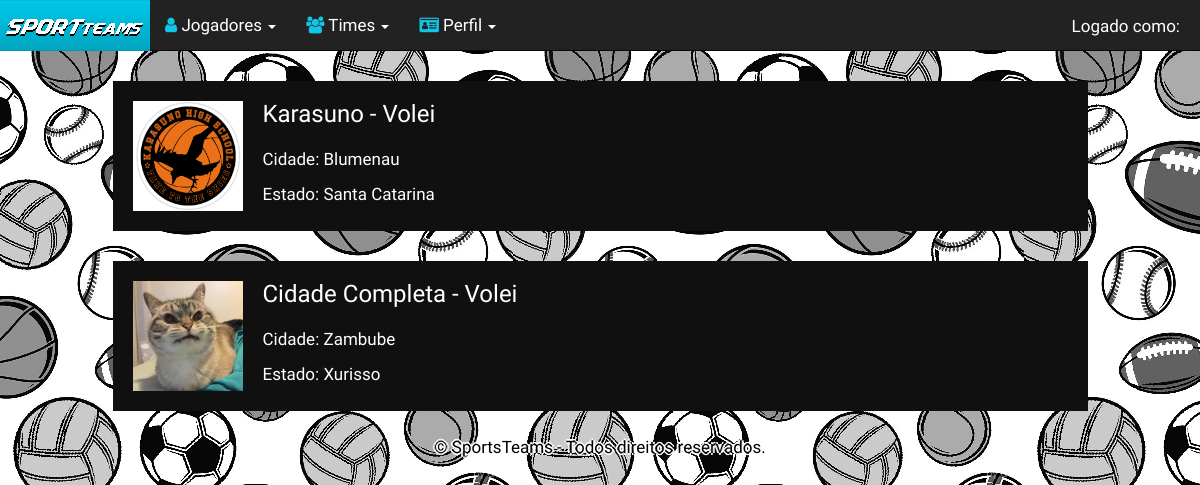
The app's page /times_volei.php (signed in) with its own data.
### tables this page shows
CREATE TABLE `time` (
  `id` int(11) NOT NULL,
  `nome_time` varchar(80) DEFAULT NULL,
  `cidade_time` varchar(80) DEFAULT NULL,
  `estado_time` varchar(80) DEFAULT NULL,
  `time_esporte` varchar(50) DEFAULT NULL,
  `imagem_time` varchar(100) DEFAULT NULL,
  `fk_usuario` int(11) DEFAULT NULL
);

### times_volei.php (the view)
<?php
include('./cabecalho_nav.php');
?>
<div class="container">
    <?php
    require 'conexao.php';
    $sql = "
        SELECT
        t.nome_time,
        t.time_esporte,
        t.cidade_time,
        t.estado_time,
        t.imagem_time
        FROM
            time t
        WHERE t.time_esporte = 'Volei';";
    $sqlResult = mysqli_query($conexao, $sql);
    while ($arrayUsuario = mysqli_fetch_assoc($sqlResult)) {
        ?>
        <div class="row">
            <div  class="col-md-10 jogador">
                <div style="float:left;">
                    <img src="<?php echo 'img/uploads/times/'.$arrayUsuario['imagem_time'];?>" alt="Emblema do Time" height="110" width="110">
                </div>
                <div class="div_info_margin">
                    <h3><?php echo $arrayUsuario['nome_time'] ?> - <?php echo $arrayUsuario['time_esporte'] ?></h3>
                    <p>Cidade: <?php echo $arrayUsuario['cidade_time'] ?></p>
                    <p>Estado: <?php echo $arrayUsuario['estado_time'] ?></p>
                </div>
            </div>
        </div>
    <?php } ?>
</div>
<?php
Include  ('./rodape_assinatura.php');
?>

### css/style.css (style rules this page uses)
body { background-image: url("../img/background.png"); background-repeat:repeat; font-family: 'Fjalla One', sans-serif; font-size:17px; padding-top: 51px; }
.div_info_margin { margin-left: 130px; float: none; }
.jogador { background-color: #101010; height: 150px; margin: 0px auto; margin-top: 30px; float: none !important; color: #fff; padding: 20px; }
.jogador h3 { margin: 0 0 20px 0; }

### records on screen
time: imagem_time (picture), nome_time "Karasuno", time_esporte "Volei", cidade_time "Blumenau", estado_time "Santa Catarina"
time: imagem_time (picture), nome_time "Cidade Completa", time_esporte "Volei", cidade_time "Zambube", estado_time "Xurisso"
